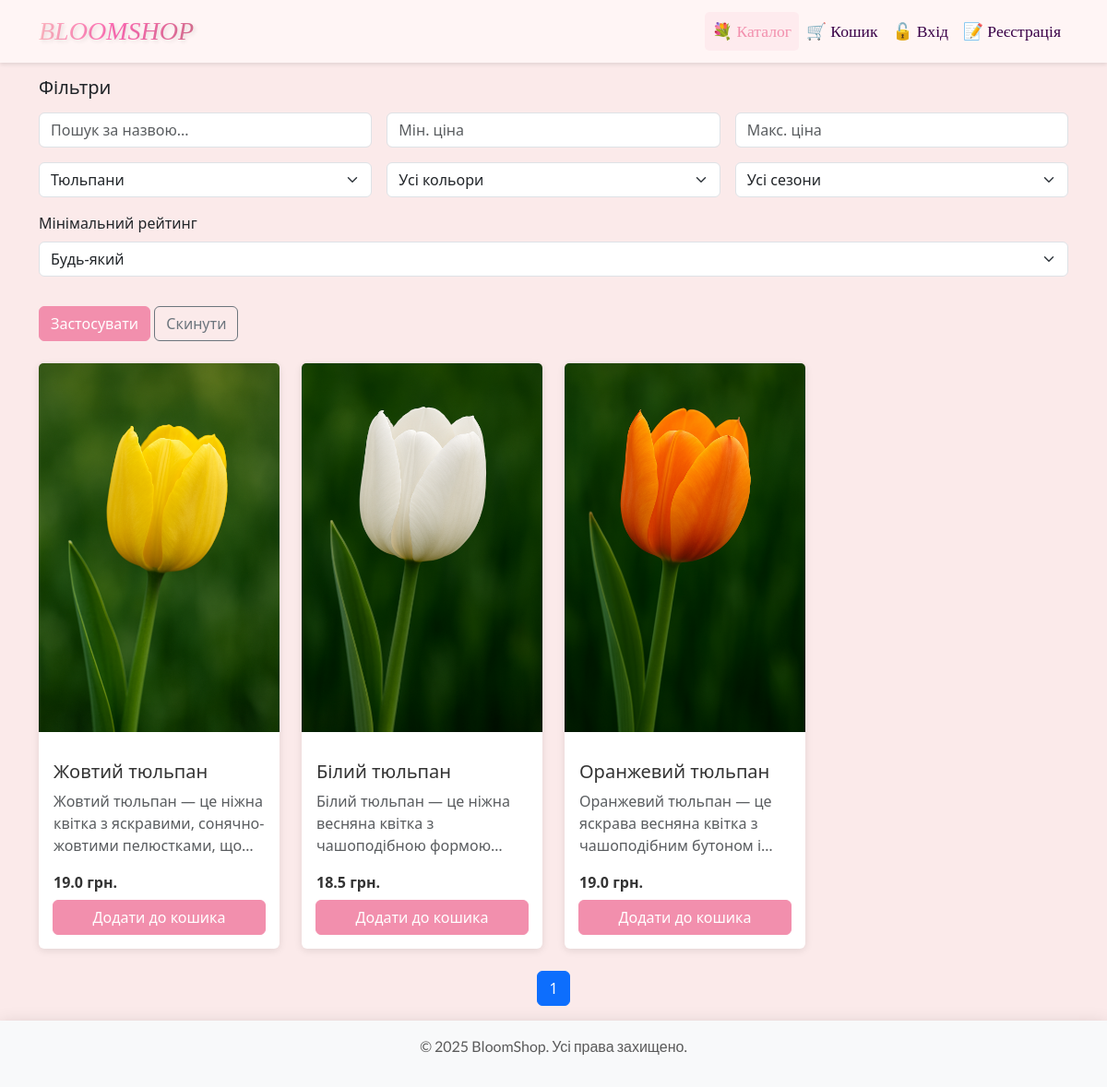
Page /flowers?category=2 on the committed database.
### app.py (models this page shows, shortened)
class Flower(db.Model):
    id = db.Column(db.Integer, primary_key=True)
    name = db.Column(db.String(100), nullable=False)
    description = db.Column(db.Text, nullable=True)
    price = db.Column(db.Float, nullable=False)
    size = db.Column(db.String(50), nullable=True)
    color = db.Column(db.String(50), nullable=True)
    season = db.Column(db.String(50), nullable=True)
    image_url = db.Column(db.String(200), nullable=True)

### app.py (the view)
@app.route('/flowers')
def flowers():
    search_query = request.args.get('search', '').strip()
    category_id = request.args.get('category', type=int)
    color = request.args.get('color', '')
    season = request.args.get('season', '')
    price_min = request.args.get('price_min', type=float)
    price_max = request.args.get('price_max', type=float)
    min_rating = request.args.get('min_rating', type=float)
    query = Flower.query
    if search_query:
        query = query.filter(func.lower(Flower.name).contains(search_query.lower()))
    if category_id:
        query = query.join(FlowerCategory).filter(FlowerCategory.category_id == category_id)
    if color:
        query = query.filter(Flower.color == color)
    if season:
        query = query.filter(Flower.season == season)
    if price_min is not None:
        query = query.filter(Flower.price >= price_min)
    if price_max is not None:
        query = query.filter(Flower.price <= price_max)
    if min_rating is not None:
        query = query.join(Review).group_by(Flower.id).having(
            func.avg(Review.rating) >= min_rating)
    page = request.args.get('page', 1, type=int)
    per_page = 8
    pagination = query.paginate(page=page, per_page=per_page, error_out=False)
    all_flowers = pagination.items
    categories = Category.query.all()
    colors = [c[0] for c in db.session.query(Flower.color).distinct().filter(Flower.color != None).all()]
    seasons = [s[0] for s in db.session.query(Flower.season).distinct().filter(Flower.season != None).all()]
    return render_template(
        'flowers.html',
        flowers=all_flowers,
        pagination=pagination,
        categories=categories,
        colors=colors,
        seasons=seasons,
        current_filters={
            'search': search_query,
            'category': category_id,
            'color': color,
            'season': season,
            'price_min': price_min,
            'price_max': price_max,
            'min_rating': min_rating
        }
    )

### app.py (called while the page is built)
@app.before_request
def load_user():
    g.user = None
    if 'user_id' in session:
        g.user = User.query.get(session['user_id'])

### templates/flowers.html (shortened to what this page needs)
{% extends 'base.html' %}
{% block content %}
    <section class="container mb-4">
        <h5>Фільтри</h5>
        <form action="{{ url_for('flowers') }}" method="GET" class="row g-3">
            <div class="col-md-4">
                <input class="form-control" type="search" name="search" placeholder="Пошук за назвою..."
                       value="{{ current_filters.search }}" aria-label="Search">
            </div>
            <div class="col-md-4">
                <input class="form-control" type="number" name="price_min" placeholder="Мін. ціна"
                       value="{{ current_filters.price_min if current_filters.price_min is not none else '' }}"
                       step="1">
            </div>
            <div class="col-md-4">
                <input class="form-control" type="number" name="price_max" placeholder="Макс. ціна"
                       value="{{ current_filters.price_max if current_filters.price_max is not none else '' }}"
                       step="1">
            </div>
            <div class="col-md-4">
                <select class="form-select" name="category">
                    {% for category in categories %}
                        <option value="{{ category.id }}"
                                {% if current_filters.category == category.id %}selected{% endif %}>
                            {{ category.name }}
                        </option>
                    {% endfor %}
                </select>
            </div>
            <div class="col-md-4">
                <select class="form-select" name="color">
                    <option value="">Усі кольори</option>
                </select>
            </div>
            <div class="col-md-4">
                <select class="form-select" name="season">
                    <option value="">Усі сезони</option>
                </select>
            </div>
            <div class="mb-3">
                <label for="min_rating" class="form-label">Мінімальний рейтинг</label>
                <select class="form-select" id="min_rating" name="min_rating">
                    <option value="">Будь-який</option>
                </select>
            </div>
            <div class="col-12">
                <button type="submit" class="btn btn-primary">Застосувати</button>
                <a href="{{ url_for('flowers') }}" class="btn btn-outline-secondary">Скинути</a>
            </div>
        </form>
    </section>
    <section class="container">
        {% if flowers %}
            <div class="row">
                {% for flower in flowers %}
                    <div class="col-md-3 mb-4">
                        <a href="{{ url_for('flower', flower_id=flower.id) }}" class="card-link">
                            <div class="card h-100">
                                <img src="{{ flower.image_url or '/static/images/placeholder.jpg' }}"
                                     class="card-img-top"
                                     alt="{{ flower.name }}">
                                <div class="card-body d-flex flex-column">
                                    <h5 class="card-title">{{ flower.name }}</h5>
                                    <p class="card-text text-muted flex-grow-1">{{ flower.description|truncate(100) }}</p>
                                    <p class="card-text"><strong>{{ flower.price }} грн.</strong></p>
                                    <a href="{{ url_for('add_to_cart', flower_id=flower.id) }}"
                                       class="btn btn-primary mt-2"
                                       onclick="event.preventDefault(); fetch(this.href, {method: 'POST'}).then(() => location.reload());">
                                        Додати до кошика
                                    </a>
                                </div>
                            </div>
                        </a>
                    </div>
                {% endfor %}
            </div>
        {% else %}
            <p class="text-center">Квіти не знайдено.</p>
        {% endif %}
        <nav aria-label="Page navigation">
            <ul class="pagination justify-content-center">
                {% for num in pagination.iter_pages() %}
                    <li class="page-item {% if pagination.page == num %}active{% endif %}">
                        <a class="page-link" href="{{ url_for('flowers', page=num, **current_filters) }}">{{ num }}</a>
                    </li>
                {% endfor %}
            </ul>
        </nav>
    </section>
{% endblock %}

### static/css/style.css (style rules this page uses)
:root { --primary-color: #F28FAD; --secondary-color: #D4E4D4; --navbar-bg: #FFF5F5; }
body { margin: 0; min-height: 100vh; display: flex; flex-direction: column; background-color: #fbeaea; }
h5 { margin-block: 15px; }
.btn-primary { background-color: var(--primary-color); border-color: var(--primary-color); transition: all 0.3s ease; }
.card { transition: all 0.3s ease; border: none; box-shadow: 0 2px 8px rgba(0, 0, 0, 0.1); }
.card-img-top { height: 400px; object-fit: cover; }
.card-link { text-decoration: none; }
.card-link .card-title { color: #333; }
.card-link .card-text { color: #6c757d; }
.card-link .card-text strong { color: #333; }
.card-body { position: relative; padding-bottom: 60px; }
.card-body .btn { position: absolute; bottom: 15px; left: 15px; right: 15px; }
.card-text { display: -webkit-box; -webkit-line-clamp: 3; -webkit-box-orient: vertical; overflow: hidden; text-overflow: ellipsis; }

### rows in the picture
Flower: image_url (picture), name "Жовтий тюльпан", description "Жовтий тюльпан — це ніжна квітка з яскравими, сонячно-жовтими пелюстками,…", price "19.0"
Flower: image_url (picture), name "Білий тюльпан", description "Білий тюльпан — це ніжна весняна квітка з чашоподібною…", price "18.5"
Flower: image_url (picture), name "Оранжевий тюльпан", description "Оранжевий тюльпан — це яскрава весняна квітка з чашоподібним бутоном…", price "19.0"

### other values in the picture
{{ num }} "1"
form field category "Тюльпани"
